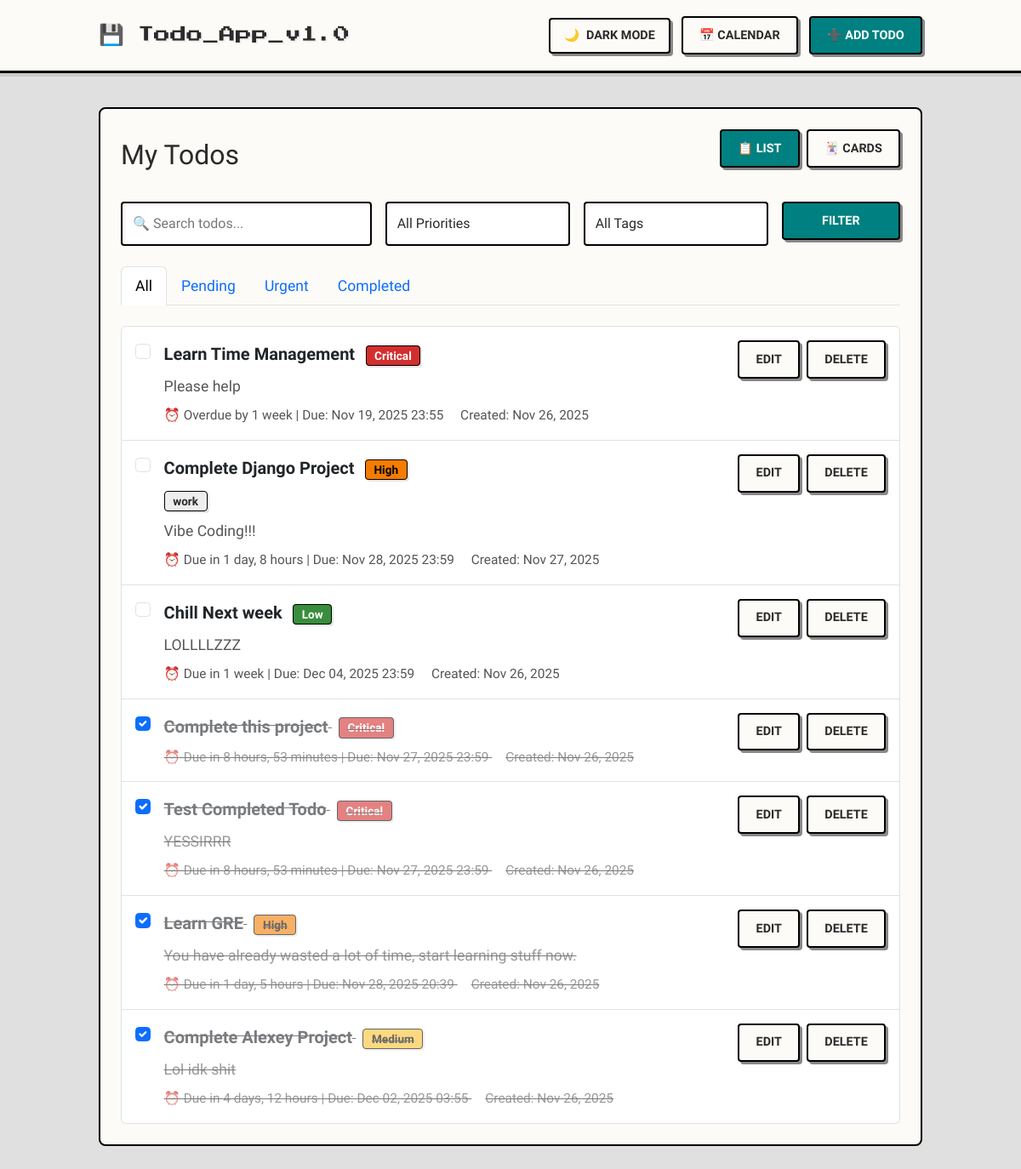
The page / on the database its author committed.
### todo/models.py (models this page shows, shortened)
class Todo(models.Model):
    PRIORITY_CHOICES = [
        ('low', 'Low'),
        ('medium', 'Medium'),
        ('high', 'High'),
        ('critical', 'Critical'),
    ]
    title = models.CharField(max_length=200)
    description = models.TextField(blank=True)
    due_date = models.DateTimeField(null=True, blank=True)
    is_resolved = models.BooleanField(default=False)
    created_at = models.DateTimeField(auto_now_add=True)
    priority = models.CharField(max_length=10, choices=PRIORITY_CHOICES, default='medium')
    tags = models.CharField(max_length=200, blank=True, help_text="Comma-separated tags (e.g., work, personal, urgent)")
    def get_tags_list(self):
        if self.tags:
            return [tag.strip() for tag in self.tags.split(',') if tag.strip()]
        return []

### todo/views.py (the view, shortened to what this page needs)
# urls.py: path('', TodoListView.as_view(), name='todo-list'),
class TodoListView(ListView):
    model = Todo
    template_name = 'todo/todo_list.html'
    context_object_name = 'todos'
    def get_queryset(self):
        queryset = super().get_queryset()
        filter_type = self.request.GET.get('filter', 'all')
        search_query = self.request.GET.get('search', '')
        priority_filter = self.request.GET.get('priority', '')
        tag_filter = self.request.GET.get('tag', '')
        if search_query:
            queryset = queryset.filter(title__icontains=search_query)
        if priority_filter:
            queryset = queryset.filter(priority=priority_filter)
        if tag_filter:
            queryset = queryset.filter(tags__icontains=tag_filter)
        if filter_type == 'pending':
            queryset = queryset.filter(is_resolved=False)
        elif filter_type == 'completed':
            queryset = queryset.filter(is_resolved=True)
        queryset = queryset.annotate(
            priority_order=Case(
                When(priority='critical', then=Value(1)),
                When(priority='high', then=Value(2)),
                When(priority='medium', then=Value(3)),
                When(priority='low', then=Value(4)),
                default=Value(5),
                output_field=IntegerField(),
            )
        ).order_by('is_resolved', 'priority_order', 'due_date')
        return queryset
    def get_context_data(self, **kwargs):
        context = super().get_context_data(**kwargs)
        context['current_filter'] = self.request.GET.get('filter', 'all')
        context['current_view'] = self.request.GET.get('view', 'list')
        context['search_query'] = self.request.GET.get('search', '')
        context['priority_filter'] = self.request.GET.get('priority', '')
        context['tag_filter'] = self.request.GET.get('tag', '')
        all_tags = set()
        for todo in Todo.objects.all():
            all_tags.update(todo.get_tags_list())
        context['all_tags'] = sorted(all_tags)
        return context

### todo/templates/todo/todo_list.html (shortened to what this page needs)
{% extends 'todo/base.html' %}
{% block header_actions %}
<a href="{% url 'todo-calendar' %}" class="btn btn-sm btn-outline-primary">📅 Calendar</a>
<a href="{% url 'todo-create' %}" class="btn btn-sm btn-primary">➕ Add Todo</a>
{% endblock %}
{% block content %}
<div class="content-card">
    <div class="d-flex justify-content-between align-items-center mb-4">
        <h2 class="mb-0">My Todos</h2>
        <div class="view-toggle">
            <a href="?view=list&filter={{ current_filter }}"
                class="btn btn-sm {% if current_view == 'list' %}btn-primary{% else %}btn-outline-primary{% endif %}">
                📋 List
            </a>
            <a href="?view=card&filter={{ current_filter }}"
                class="btn btn-sm {% if current_view == 'card' %}btn-primary{% else %}btn-outline-primary{% endif %}">
                🃏 Cards
            </a>
        </div>
    </div>
    <form method="get" class="mb-4">
        <div class="row g-3">
            <div class="col-md-4">
                <input type="text" name="search" class="form-control" placeholder="🔍 Search todos..."
                    value="{{ search_query }}">
            </div>
            <div class="col-md-3">
                <select name="priority" class="form-select">
                    <option value="">All Priorities</option>
                </select>
            </div>
            <div class="col-md-3">
                <select name="tag" class="form-select">
                    <option value="">All Tags</option>
                </select>
            </div>
            <div class="col-md-2">
                <button type="submit" class="btn btn-primary w-100">Filter</button>
            </div>
        </div>
    </form>
    <ul class="nav nav-tabs mb-4">
        <li class="nav-item">
            <a class="nav-link {% if current_filter == 'all' %}active{% endif %}"
                href="?filter=all&view={{ current_view }}">All</a>
        </li>
        <li class="nav-item">
            <a class="nav-link {% if current_filter == 'pending' %}active{% endif %}"
                href="?filter=pending&view={{ current_view }}">Pending</a>
        </li>
        <li class="nav-item">
            <a class="nav-link {% if current_filter == 'urgent' %}active{% endif %}"
                href="?filter=urgent&view={{ current_view }}">Urgent</a>
        </li>
        <li class="nav-item">
            <a class="nav-link {% if current_filter == 'completed' %}active{% endif %}"
                href="?filter=completed&view={{ current_view }}">Completed</a>
        </li>
    </ul>
    {% if current_view == 'card' %}
    <div class="card-grid">
        {% for todo in todos %}
        <div class="card todo-card">
            <div class="card-body">
                <div class="d-flex justify-content-between align-items-start mb-3">
                    <h5 class="card-title mb-0 {% if todo.is_resolved %}todo-resolved{% endif %}">
                        {{ todo.title }}
                    </h5>
                    <form method="post" action="{% url 'todo-toggle' todo.pk %}">
                        {% csrf_token %}
                        <input type="checkbox" class="form-check-input" {% if todo.is_resolved %}checked{% endif %}
                            onchange="this.form.submit()">
                    </form>
                </div>
                <div class="mb-2">
                    <span class="priority-badge priority-{{ todo.priority }}">
                        {{ todo.get_priority_display }}
                    </span>
                </div>
                {% if todo.get_tags_list %}
                <div class="mb-2">
                    {% for tag in todo.get_tags_list %}
                    <span class="tag-badge">{{ tag }}</span>
                    {% endfor %}
                </div>
                {% endif %}
                {% if todo.description %}
                <p class="card-text text-muted small mb-3">
                    {{ todo.description|truncatechars:100 }}
                </p>
                {% endif %}
                <div class="small text-muted mb-2">
                    {% if todo.due_date %}
                        {% now "U" as current_timestamp %}
                        {% if todo.due_date|date:"U" < current_timestamp %}
                            ⏰ Overdue by {{ todo.due_date|timesince }}
                        {% else %}
                            ⏰ Due in {{ todo.due_date|timeuntil }}
                        {% endif %}
                    {% else %}
                        📅 No due date
                    {% endif %}
                </div>
                <div class="d-flex justify-content-end gap-2 mt-3">
                    <a href="{% url 'todo-update' todo.pk %}" class="btn btn-sm btn-outline-primary">Edit</a>
                    <a href="{% url 'todo-delete' todo.pk %}" class="btn btn-sm btn-outline-danger">Delete</a>
                </div>
            </div>
        </div>
        {% empty %}
        <div class="text-center text-muted py-5">
            {% if current_filter == 'pending' %}
            No pending todos. Great job! 🎉
            {% elif current_filter == 'completed' %}
            No completed todos yet.
            {% elif current_filter == 'urgent' %}
            No urgent todos. You're all caught up! 👍
            {% else %}
            No todos yet. Click "Add Todo" to get started!
            {% endif %}
        </div>
        {% endfor %}
    </div>
    {% else %}
    <ul class="list-group">
        {% for todo in todos %}
        <li class="list-group-item todo-item">
            <div class="d-flex justify-content-between align-items-start">
                <div class="d-flex align-items-start flex-grow-1 gap-3">
                    <form method="post" action="{% url 'todo-toggle' todo.pk %}">
                        <input type="checkbox" class="form-check-input mt-1" {% if todo.is_resolved %}checked{% endif %} onchange="this.form.submit()">
                    </form>
                    <div class="flex-grow-1 {% if todo.is_resolved %}todo-resolved{% endif %}">
                        <div class="mb-2">
                            <strong class="fs-5">{{ todo.title }}</strong>
                            <span class="priority-badge priority-{{ todo.priority }} ms-2">
                                {{ todo.get_priority_display }}
                            </span>
                        </div>
                        {% if todo.get_tags_list %}
                        <div class="mb-2">
                            {% for tag in todo.get_tags_list %}
                            <span class="tag-badge">{{ tag }}</span>
                            {% endfor %}
                        </div>
                        {% endif %}
                        {% if todo.description %}
                        <div class="text-muted mb-2">{{ todo.description|truncatechars:150 }}</div>
                        {% endif %}
                        <div class="small text-muted">
                            {% if todo.due_date %}
                                {% now "U" as current_timestamp %}
                                {% if todo.due_date|date:"U" < current_timestamp %}
                                    ⏰ Overdue by {{ todo.due_date|timesince }} | Due: {{ todo.due_date|date:"M d, Y H:i" }}
                                {% else %}
                                    ⏰ Due in {{ todo.due_date|timeuntil }} | Due: {{ todo.due_date|date:"M d, Y H:i" }}
                                {% endif %}
                            {% else %}
                                📅 No due date
                            {% endif %}
                            <span class="ms-3">Created: {{ todo.created_at|date:"M d, Y" }}</span>
                        </div>
                    </div>
                </div>
                <div class="d-flex gap-2">
                    <a href="{% url 'todo-update' todo.pk %}" class="btn btn-sm btn-outline-primary">Edit</a>
                    <a href="{% url 'todo-delete' todo.pk %}" class="btn btn-sm btn-outline-danger">Delete</a>
                </div>
            </div>
        </li>
        {% endfor %}
    </ul>
    {% endif %}
</div>
{% endblock %}

### todo/templates/todo/base.html (shortened to what this page needs)
{% load static %}
<!DOCTYPE html>
<html lang="en" data-theme="light">
<head>
    <link rel="stylesheet" href="https://cdn.jsdelivr.net/npm/bootstrap@5.3.0/dist/css/bootstrap.min.css">
</head>
<body>
    <header class="app-header">
        <div class="header-content">
            <div class="d-flex align-items-center gap-3">
                <span style="font-size: 1.5rem;">💾</span>
                <h1 class="app-title">Todo_App_v1.0</h1>
            </div>
            <div class="header-actions">
                <button class="btn theme-toggle" onclick="toggleTheme()" aria-label="Toggle theme">
                    <span id="theme-icon">🌙</span>
                    <span id="theme-text" class="ms-2">Dark Mode</span>
                </button>
                {% block header_actions %}{% endblock %}
            </div>
        </div>
    </header>
    <div class="main-container">
        {% block content %}{% endblock %}
    </div>
</body>
</html>

### todo/templates/todo/base.html (style rules this page uses)
:root[data-theme="light"] { --bg-body: #e0e0e0; --bg-primary: #fdfbf7; --bg-secondary: #ffffff; --bg-tertiary: #eeeeee; --text-primary: #2b2b2b; --text-secondary: #555555; --border-light: #ffffff; --border-dark: #888888; --border-black: #000000; --accent-primary: #008080; --accent-hover: #006666; --priority-critical: #d32f2f; --priority-high: #f57c00; --priority-medium: #fbc02d; --priority-low: #388e3c; }
* { box-sizing: border-box; }
body { font-family: 'Courier Prime', 'Courier New', monospace; font-size: 1.1rem; line-height: 1.6; background-color: var(--bg-body); color: var(--text-primary); min-height: 100vh; padding-bottom: 2rem; transition: background-color 0.3s ease; }
.app-title { font-family: 'Press Start 2P', cursive; font-size: 1.2rem; line-height: 1.5; margin: 0; color: var(--text-primary); text-shadow: 2px 2px 0px var(--bg-tertiary); }
.main-container { max-width: 1000px; margin: 2rem auto; padding: 0 1rem; }
.app-header { background: var(--bg-primary); border-bottom: 3px solid var(--border-black); padding: 1.2rem 0; margin-bottom: 2.5rem; box-shadow: 0 4px 0 rgba(0,0,0,0.1); }
.header-content { max-width: 1000px; margin: 0 auto; padding: 0 1rem; display: flex; justify-content: space-between; align-items: center; flex-wrap: wrap; gap: 1rem; }
.header-actions { display: flex; align-items: center; gap: 0.8rem; }
.btn { border-radius: 4px; border: 2px solid var(--border-black); background: var(--bg-primary); color: var(--text-primary); font-family: 'Courier Prime', monospace; font-weight: 700; font-size: 0.9rem; padding: 0.6rem 1.2rem; text-transform: uppercase; box-shadow: 3px 3px 0 var(--border-dark); transition: all 0.1s ease; position: relative; top: 0; left: 0; }
.btn-primary { background: var(--accent-primary); color: #ffffff; border-color: var(--border-black); }
.theme-toggle { display: flex; align-items: center; justify-content: center; height: 42px; padding: 0 1rem; }
.card, .content-card, .calendar-container, .modal-content { background: var(--bg-primary); border: 2px solid var(--border-black); border-radius: 6px; box-shadow: 5px 5px 0 var(--border-dark); color: var(--text-primary); margin-bottom: 1.5rem; }
.form-control, .form-select { border: 2px solid var(--border-black); border-radius: 4px; background: var(--bg-secondary); color: var(--text-primary); font-family: 'Courier Prime', monospace; padding: 0.75rem; box-shadow: inset 2px 2px 5px rgba(0,0,0,0.05); }
.form-control::placeholder { color: var(--text-secondary); opacity: 0.8; }
.priority-badge, .tag-badge { border: 1px solid var(--border-black); border-radius: 4px; font-size: 0.85rem; font-weight: 700; padding: 0.2rem 0.6rem; box-shadow: 2px 2px 0 rgba(0,0,0,0.1); }
.priority-critical { background: var(--priority-critical); color: #fff; }
.priority-high { background: var(--priority-high); color: #000; }
.priority-medium { background: var(--priority-medium); color: #000; }
.priority-low { background: var(--priority-low); color: #fff; }
.tag-badge { background: var(--bg-tertiary); color: var(--text-primary); }
a { text-decoration: none; color: inherit; }
.text-muted { color: var(--text-secondary) !important; }

### todo/templates/todo/todo_list.html (style rules this page uses)
.content-card { background: var(--bg-primary); border-radius: 8px; padding: 1.5rem; margin-bottom: 1.5rem; box-shadow: 0 2px 8px var(--shadow); }
.view-toggle { display: flex; gap: 0.5rem; margin-bottom: 1rem; }
.todo-item { transition: all 0.2s ease; padding: 1rem; }
.todo-resolved { text-decoration: line-through; opacity: 0.6; }

### rows shown on the page
Todo: title "Learn Time Management", priority "Critical", description "Please help", due_date "1 week", due_date "Nov 19, 2025 23:55", created_at "Nov 26, 2025"
Todo: title "Complete Django Project", priority "High", get_tags_list "work", description "Vibe Coding!!!", due_date "1 day, 8 hours", due_date "Nov 28, 2025 23:59", created_at "Nov 27, 2025"
Todo: title "Chill Next week", priority "Low", description "LOLLLLZZZ", due_date "1 week", due_date "Dec 04, 2025 23:59", created_at "Nov 26, 2025"
Todo: is_resolved "☑", title "Complete this project", priority "Critical", due_date "8 hours, 53 minutes", due_date "Nov 27, 2025 23:59", created_at "Nov 26, 2025"
Todo: is_resolved "☑", title "Test Completed Todo", priority "Critical", description "YESSIRRR", due_date "8 hours, 53 minutes", due_date "Nov 27, 2025 23:59", created_at "Nov 26, 2025"
Todo: is_resolved "☑", title "Learn GRE", priority "High", description "You have already wasted a lot of time, start learning stuff now.", due_date "1 day, 5 hours", due_date "Nov 28, 2025 20:39", created_at "Nov 26, 2025"
Todo: is_resolved "☑", title "Complete Alexey Project", priority "Medium", description "Lol idk shit", due_date "4 days, 12 hours", due_date "Dec 02, 2025 03:55", created_at "Nov 26, 2025"
